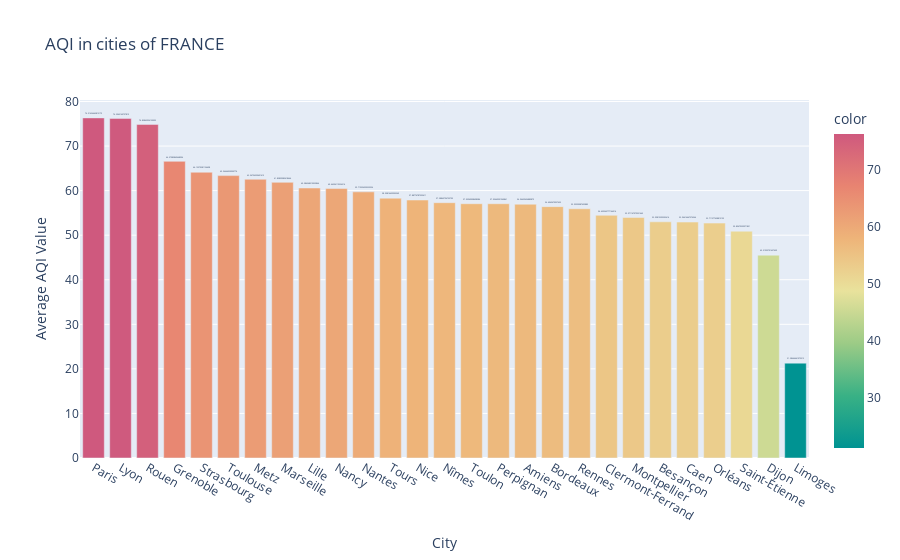

Source (notebook cell):
### Markdown cell above
###### AQI in cities of France

### Code cell
AQI_DATA_Major_FR=AQI_DATA_Major[AQI_DATA_Major['Country']=='FR']
AQI_DATA_Major_FR = AQI_DATA_Major_FR.set_index('Date')
AQI_by_city_FR = AQI_DATA_Major_FR.groupby('City').mean()['AQI_calculated']
AQI_by_city_FR_sorted = AQI_by_city_FR.sort_values(ascending=False)
fig = px.bar(AQI_by_city_FR_sorted,x=AQI_by_city_FR_sorted.index,y=AQI_by_city_FR_sorted.values,labels = {'y':'Average AQI Value'},color=AQI_by_city_FR_sorted.values,color_continuous_scale="temps", text=AQI_by_city_FR_sorted.values,title="AQI in cities of FRANCE")
fig.update_traces(textposition='outside')
fig.show()

### Figure 1 — Plotly figure (JSON) as saved in the notebook; plotly's stock layout.template omitted (floating-point values rounded to 4 significant figures)
{"data": [{"alignmentgroup": "True", "hovertemplate": "City=%{x}<br>Average AQI Value=%{y}<br>text=%{text}<br>color=%{marker.color}<extra></extra>", "legendgroup": "", "marker": {"color": [76.32, 76.2, 74.86, 66.57, 64.13, 63.37, 62.55, 61.86, 60.58, 60.47, 59.72, 58.31, 57.89, 57.29, 57.06, 57.05, 56.95, 56.41, 55.93, 54.46, 53.97, 53.0, 52.95, 52.71, 50.89, 45.52, 21.29], "coloraxis": "coloraxis", "pattern": {"shape": ""}}, "name": "", "offsetgroup": "", "orientation": "v", "showlegend": false, "text": [76.32, 76.2, 74.86, 66.57, 64.13, 63.37, 62.55, 61.86, 60.58, 60.47, 59.72, 58.31, 57.89, 57.29, 57.06, 57.05, 56.95, 56.41, 55.93, 54.46, 53.97, 53.0, 52.95, 52.71, 50.89, 45.52, 21.29], "textposition": "outside", "type": "bar", "x": ["Paris", "Lyon", "Rouen", "Grenoble", "Strasbourg", "Toulouse", "Metz", "Marseille", "Lille", "Nancy", "Nantes", "Tours", "Nice", "Nîmes", "Toulon", "Perpignan", "Amiens", "Bordeaux", "Rennes", "Clermont-Ferrand", "Montpellier", "Besançon", "Caen", "Orléans", "Saint-Étienne", "Dijon", "Limoges"], "xaxis": "x", "y": [76.32, 76.2, 74.86, 66.57, 64.13, 63.37, 62.55, 61.86, 60.58, 60.47, 59.72, 58.31, 57.89, 57.29, 57.06, 57.05, 56.95, 56.41, 55.93, 54.46, 53.97, 53.0, 52.95, 52.71, 50.89, 45.52, 21.29], "yaxis": "y"}], "layout": {"barmode": "relative", "coloraxis": {"colorbar": {"title": {"text": "color"}}, "colorscale": [[0, "rgb(0, 147, 146)"], [0.1667, "rgb(57, 177, 133)"], [0.3333, "rgb(156, 203, 134)"], [0.5, "rgb(233, 226, 156)"], [0.6667, "rgb(238, 180, 121)"], [0.8333, "rgb(232, 132, 113)"], [1, "rgb(207, 89, 126)"]]}, "legend": {"tracegroupgap": 0}, "title": {"text": "AQI in cities of FRANCE"}, "xaxis": {"anchor": "y", "domain": [0, 1], "title": {"text": "City"}}, "yaxis": {"anchor": "x", "domain": [0, 1], "title": {"text": "Average AQI Value"}}}}
